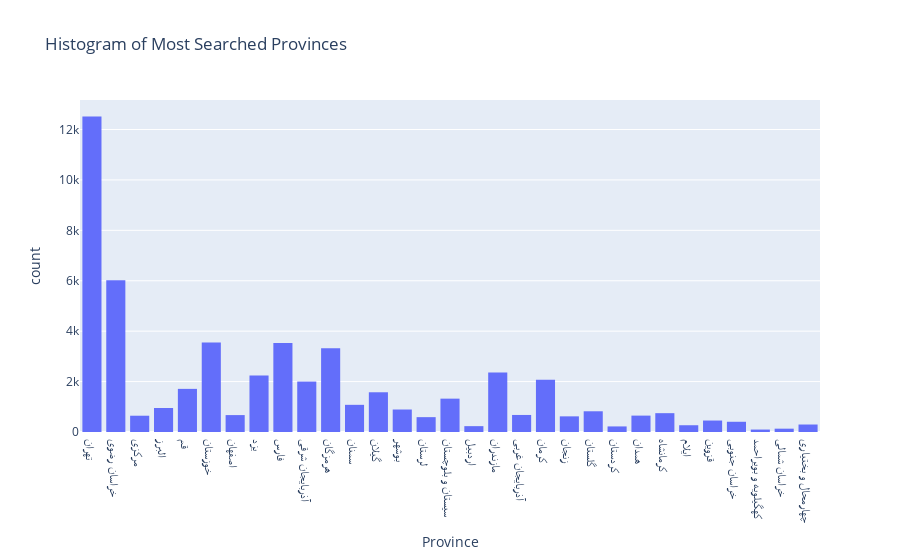

Notebook code cell kept with this figure:
### Code cell
fig = px.histogram(merged_data, x="Province", title='Histogram of Most Searched Provinces')
fig.show()

### Figure 1 — Plotly figure (JSON) as saved in the notebook; plotly's stock layout.template omitted (floating-point values rounded to 4 significant figures; data arrays with more than 128 entries replaced by an {"elided": "..."} marker saying what was removed)
{"data": [{"alignmentgroup": "True", "bingroup": "x", "hovertemplate": "Province=%{x}<br>count=%{y}<extra></extra>", "legendgroup": "", "marker": {"color": "#636efa", "pattern": {"shape": ""}}, "name": "", "offsetgroup": "", "orientation": "v", "showlegend": false, "type": "histogram", "x": {"elided": "56377 str values"}, "xaxis": "x", "yaxis": "y"}], "layout": {"barmode": "relative", "legend": {"tracegroupgap": 0}, "title": {"text": "Histogram of Most Searched Provinces"}, "xaxis": {"anchor": "y", "domain": [0, 1], "title": {"text": "Province"}}, "yaxis": {"anchor": "x", "domain": [0, 1], "title": {"text": "count"}}}}
